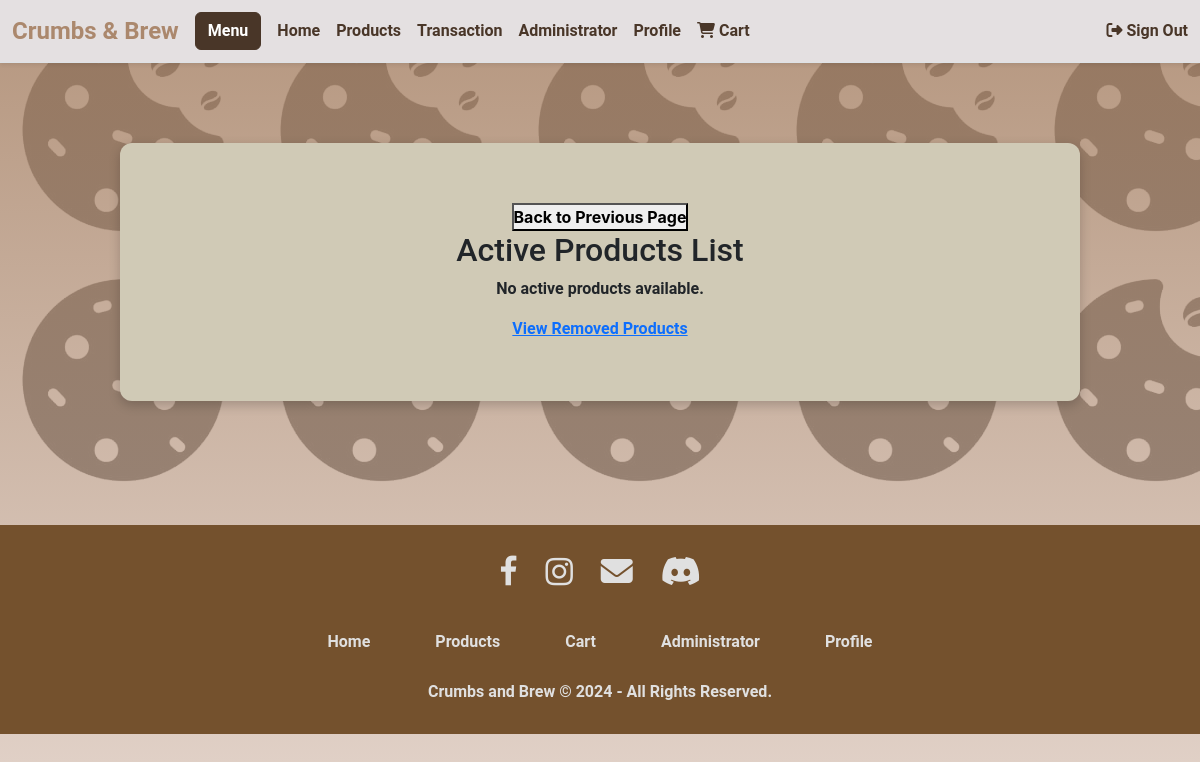
Before: /view_product.php with the older database file.
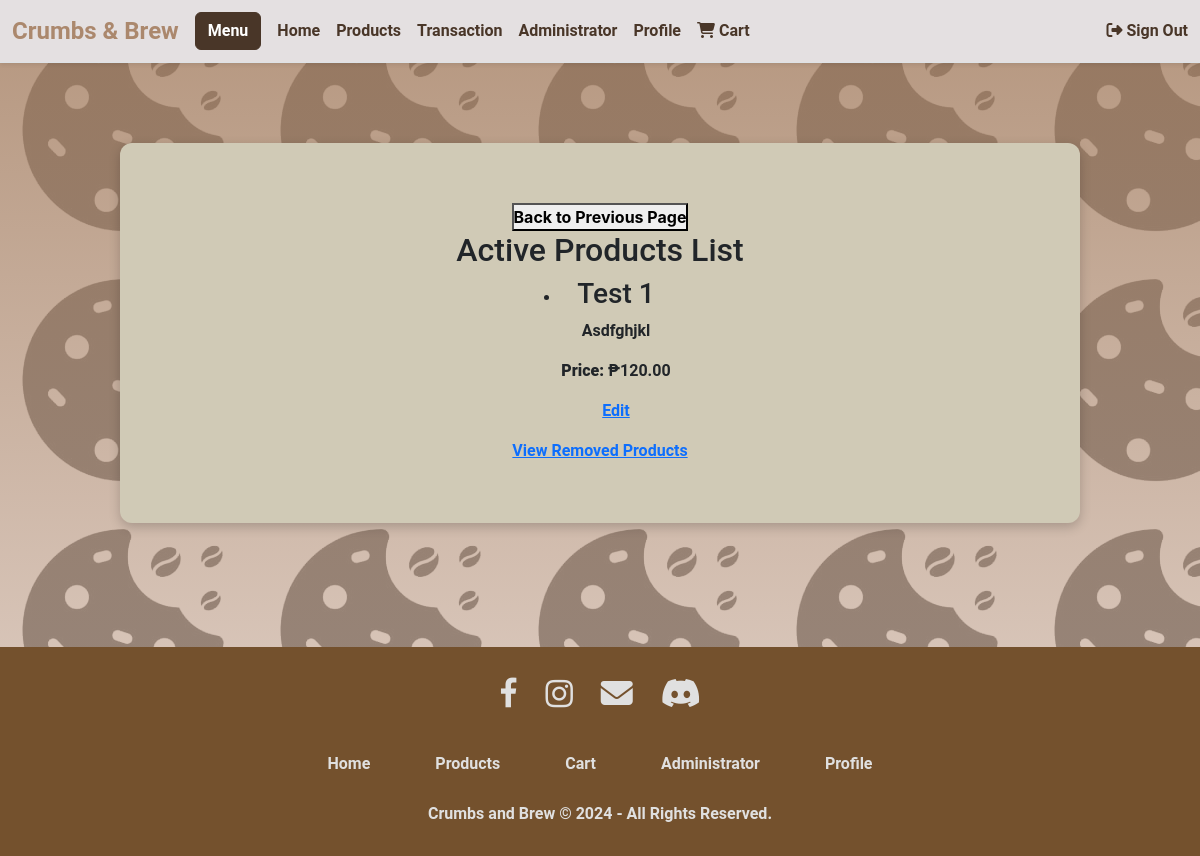
After: the same page with the newer database file.
### tables this page shows
CREATE TABLE `products` (
  `id` int(11) NOT NULL,
  `product_name` varchar(255) NOT NULL,
  `product_description` text NOT NULL,
  `product_price` decimal(10,2) NOT NULL
);

### view_product.php (the view, shortened to what this page needs)
<?php
include 'includes/header.php';
include('db/db_connection.php');
$query = "SELECT * FROM products WHERE status = 'Active'";
$result = mysqli_query($conn, $query);
?>
<!DOCTYPE html>
<html lang="en">
<head>
</head>
<body>
    <div class="container-1">
        <button onclick="window.history.back()">Back to Previous Page</button>
        <h2>Active Products List</h2>
        <?php if (mysqli_num_rows($result) > 0) : ?>
            <ul>
                <?php while ($product = mysqli_fetch_assoc($result)) : ?>
                    <li>
                        <h3><?php echo $product['product_name']; ?></h3>
                        <p><?php echo $product['product_description']; ?></p>
                        <p><strong>Price:</strong> ₱<?php echo number_format($product['product_price'], 2); ?></p>
                        <a href="edit_product.php?id=<?php echo $product['id']; ?>">Edit</a>
                    </li>
                <?php endwhile; ?>
            </ul>
        <?php else: ?>
            <p>No active products available.</p>
        <?php endif; ?>
        <a href="removed_product.php">View Removed Products</a>
    </div>
</body>
<footer>
    <?php
        include 'includes/footer.php';
    ?>
</footer>
</html>

Changed rows visible on the page:
added products: product_name "Test 1", product_description "Asdfghjkl", product_price "120.00"
Other visible differences:
text no longer shown: "No active products available."
